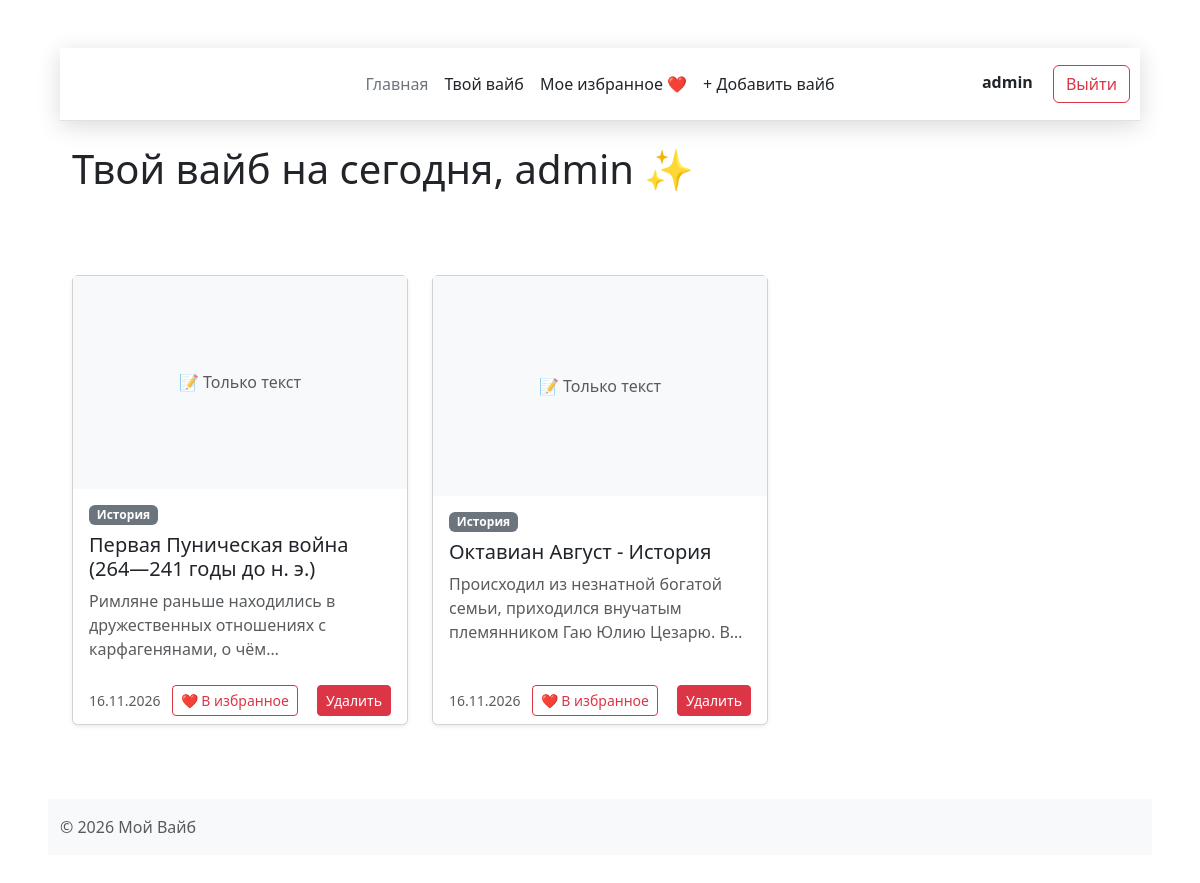
The app's page /index (signed in) with its own data.
### app.py (models this page shows, shortened)
class User(UserMixin, db.Model):
    id = db.Column(db.Integer, primary_key=True)
    username = db.Column(db.String(50), unique=True, nullable=False)
    email = db.Column(db.String(120), unique=True, nullable=False)
    password_hash = db.Column(db.String(255), nullable=False)

class Vibe(db.Model):
    id = db.Column(db.Integer, primary_key=True)
    title = db.Column(db.String(200), nullable=False)
    text = db.Column(db.Text, nullable=True)  # Текст (если есть)
    image_url = db.Column(db.String(500), nullable=True)  # Ссылка на картинку
    video_url = db.Column(db.String(500), nullable=True)  # Ссылка на видео (например, YouTube embed)
    category = db.Column(db.String(50), default='Интересное')  # Тег: Наука, История, Факты
    created_at = db.Column(db.DateTime, default=datetime.utcnow)

### app.py (the view)
@app.route("/index")
@login_required
def index():
    all_vibes = Vibe.query.all()
    day_seed = int(date.today().strftime("%Y%m%d"))
    rng = random.Random(day_seed)
    rng.shuffle(all_vibes)
    daily_vibes = all_vibes[:3]
    return render_template("index.html", vibes=daily_vibes)

### app.py (called while the page is built)
@login_manager.user_loader
def load_user(user_id):
    return User.query.get(int(user_id))

### templates/index.html (shortened to what this page needs)
{% extends 'base.html' %}
{% block content %}
<div class="d-flex justify-content-between align-items-center mb-4">
    <h1>Твой вайб на сегодня, {{ current_user.username }} ✨</h1>
</div>
<div class="row">
    {% for vibe in vibes %}
    <div class="col-md-4 mb-4">
        <div class="card vibe-card shadow-sm">
            <div class="vibe-media-container">
                {% if vibe.video_url %}
                <iframe src="{{ vibe.video_url }}" allowfullscreen></iframe>
                {% elif vibe.image_url %}
                <img src="{{ vibe.image_url }}" alt="{{ vibe.title }}">
                {% else %}
                <div class="d-flex align-items-center justify-content-center h-100 text-muted">
                    📝 Только текст
                </div>
                {% endif %}
            </div>
            <div class="card-body d-flex flex-column">
                <span class="badge bg-secondary mb-2 align-self-start">{{ vibe.category }}</span>
                <h5 class="card-title">{{ vibe.title }}</h5>
                <p class="card-text text-muted vibe-text">{{ vibe.text }}</p>
            </div>
            <div class="card-footer bg-white border-top-0 mt-auto d-flex justify-content-between align-items-center">
                <small class="text-muted">{{ vibe.created_at.strftime('%d.%m.%Y') }}</small>
                <form action="{{ url_for('save_vibe', vibe_id=vibe.id) }}" method="POST">
                    <button type="submit" class="btn btn-sm btn-outline-danger">❤️ В избранное</button>
                </form>
                {% if current_user.is_authenticated and current_user.username == 'admin' %}
                <form action="{{ url_for('delete_vibe', vibe_id=vibe.id) }}" method="POST" class="ms-2">
                    <button type="submit" class="btn btn-sm btn-danger" onclick="return confirm('Удалить этот вайб?');">Удалить</button>
                </form>
                {% endif %}
            </div>
        </div>
    </div>
    {% else %}
    <div class="col-12">
        <div class="alert alert-info">Пока нет ни одного вайба. Зайдите как админ и добавьте первый!</div>
    </div>
    {% endfor %}
</div>
{% endblock %}

### templates/base.html (shortened to what this page needs)
<!DOCTYPE html>
<html lang="ru">
<head>
    <link href="https://cdn.jsdelivr.net/npm/bootstrap@5.3.3/dist/css/bootstrap.min.css" rel="stylesheet">
    <link rel="stylesheet" href="{{url_for('static',filename='css/main.css')}}">
</head>
<body class="p-5">
    <div class="container">
        <header class="d-flex flex-wrap align-items-center justify-content-center justify-content-md-between py-3 mb-4 border-bottom">
            <a href="/" class="d-flex align-items-center col-md-3 mb-2 mb-md-0 text-dark text-decoration-none">
                <svg class="bi me-2" width="40" height="32" role="img" aria-label="Bootstrap"><use xlink:href="#bootstrap"></use></svg>
            </a>
            <ul class="nav col-12 col-md-auto mb-2 justify-content-center mb-md-0">
                <li><a href="{{url_for('greet')}}" class="nav-link px-2 link-secondary">Главная</a></li>
                <li><a href="{{url_for('index')}}" class="nav-link px-2 link-dark">Твой вайб</a></li>
                <li><a href="{{ url_for('favorites') }}" class="nav-link px-2 link-dark">Мое избранное ❤️</a></li>
                {% if current_user.is_authenticated and current_user.username == 'admin' %}
                <li><a href="{{ url_for('add_vibe') }}" class="nav-link px-2 link-dark">+ Добавить вайб</a></li>
                {% endif %}
            </ul>
            <div class="col-md-3 text-end">
                {% if current_user.is_authenticated %}
                <span class="me-3 fw-bold">{{ current_user.username }}</span>
                <a href="{{ url_for('logout') }}" class="btn btn-outline-danger">Выйти</a>
                {% else %}
                <a href="{{ url_for('login') }}" class="btn btn-outline-primary me-2">Войти</a>
                <a href="{{ url_for('register') }}" class="btn btn-primary">Зарегистрироваться</a>
                {% endif %}
            </div>
        </header>
        <main class="container mt-4">
            {% block content %}
            {% endblock %}
        </main>
    </div>
    <footer class="footer mt-auto py-3 bg-light">
        <div class="container">
            <span class="text-muted">&copy; 2026 Мой Вайб</span>
        </div>
    </footer>
</body>
</html>

### static/css/main.css (style rules this page uses)
header { position: sticky; top: 0; padding: 10px; z-index: 1000; background: #fff; -webkit-box-shadow: 0 5px 25px rgba(0,0,0,0.15); box-shadow: 0 5px 25px rgba(0,0,0,0.15); }
.row { padding: 50px 0; }
.vibe-card { height: 450px; display: flex; flex-direction: column; }
.vibe-media-container { height: 220px; width: 100%; overflow: hidden; background-color: #f8f9fa; }
.vibe-text { display: -webkit-box; -webkit-line-clamp: 3; -webkit-box-orient: vertical; overflow: hidden; text-overflow: ellipsis; }

### records on screen
User: username "admin"
Vibe: video_url "📝 Только текст", category "История", title "Первая Пуническая война (264—241 годы до н. э.)", text "Римляне раньше находились в дружественных отношениях с карфагенянами, о…", created_at "16.11.2026"
Vibe: video_url "📝 Только текст", category "История", title "Октавиан Август - История", text "Происходил из незнатной богатой семьи, приходился внучатым племянником Гаю Юлию Цезарю.…", created_at "16.11.2026"
